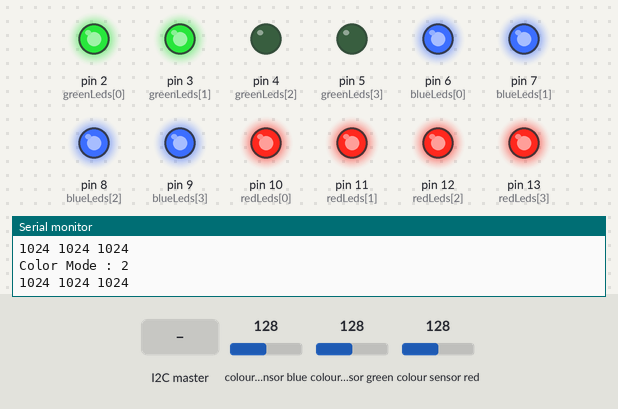
This sketch was run on a simulated Arduino Uno, built with avr-gcc and run on an emulated ATmega328P. Parts: output pins drawn as LEDs (lit = HIGH), the last lines printed to the serial monitor. Dashed ring = blinking. The test bench sets the inputs (shaded band); at power-on: colour sensor blue 128, colour sensor green 128, colour sensor red 128. Random numbers use the default seed unless the sketch sets one.

Above: at 3.8 s.
3.9 s: the I2C master sends the byte 1
At 4.44 s:
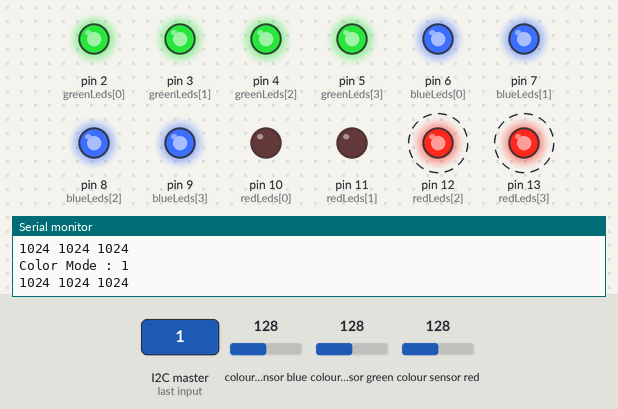
At 5.44 s:
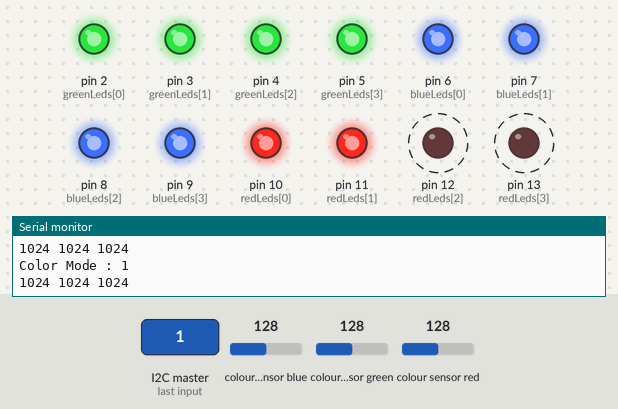
6.9 s: the I2C master sends the byte 0
At 9.8 s:
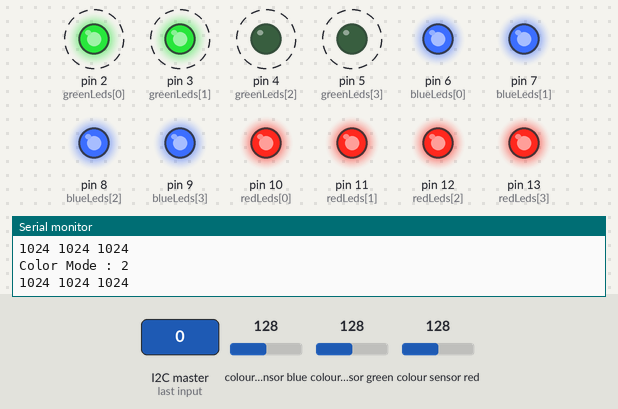
9.9 s: the I2C master sends the byte 90
Timing chart, 0 to 24.7 s (numbered marks = the images above; inputs shaded):
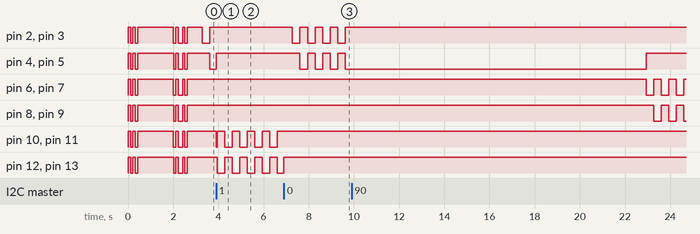

The sketch:

Meteor_Station_test_code.ino
```cpp
//code for meteor slave stations
#include <Wire.h>
#include "Adafruit_TCS34725.h"

int greenLeds[] = {2, 3, 4, 5};
int blueLeds[] = {6, 7, 8, 9};
int redLeds[] = {10, 11, 12, 13};

boolean redStates[] = {1, 1, 0, 0};
boolean greenStates[] = {1, 1, 0, 0};
boolean blueStates[] = {1, 1, 0, 0};

unsigned long time;
unsigned long interval = 250;

byte colorMode = 0;
byte gammatable[256];

// set to false if using a common cathode LED
#define commonAnode false
Adafruit_TCS34725 tcs = Adafruit_TCS34725(TCS34725_INTEGRATIONTIME_50MS, TCS34725_GAIN_4X);

void setup() {
  Serial.begin(9600);
  //slave address of 1
  Wire.begin(1);
  //forward message to triggerEvent function.
  Wire.onReceive(triggerEvent);
  //set our outputs
    for (int i = 0; i < 4; i++) {
    pinMode(redLeds[i], OUTPUT);
    pinMode(greenLeds[i], OUTPUT);
    pinMode(blueLeds[i], OUTPUT);
    digitalWrite(redLeds[i], HIGH);
    digitalWrite(greenLeds[i], HIGH);
    digitalWrite(blueLeds[i], HIGH);
  }
  delay(120);
  if (tcs.begin()) {
    Serial.println("Found sensor");
    flashWhite();
     delay(500);
  }
  else {
    Serial.println("No TCS34725 found ... check your connections");
  }

  // thanks PhilB for this gamma table!
  // it helps convert RGB colors to what humans see
  for (int i = 0; i < 256; i++) {
    float x = i;
    x /= 255;
    x = pow(x, 2.5);
    x *= 255;
    if (commonAnode) {
      gammatable[i] = 255 - x;
    } else {
      gammatable[i] = x;
    }
  }
  delay(1000);
  flashWhite();
  flashWhite();
}

void readColors() {
  uint16_t clear, red, green, blue;
  tcs.setInterrupt(false);// turn on LED
  delay(60);  // takes 50ms to read
  tcs.getRawData(&red, &green, &blue, &clear);
  tcs.setInterrupt(false);  // turn off LED
  uint32_t sum = clear;
  Serial.print(red ); Serial.print(" "); Serial.print(green); Serial.print(" ");  Serial.println(blue );

  if (red > 110 && colorMode == 1 && red > blue + green) {
    //if red is detected
    Serial.println("RED DETECTED");
    colorMode = 0;
    flashWhite();
    flashWhite();
    delay(3000);
  }
  else if (green > 110 && colorMode == 2 && green > blue + red) {
    //if green is detected
    Serial.println("GREEN DETECTED");
    colorMode = 0;
    flashWhite();
    flashWhite();
    delay(3000);
  }
  else if (blue > 110 && colorMode == 3 && blue > red + green) {
    //if blue is detected
    Serial.println("BLUE DETECTED");
    colorMode = 0;
    flashWhite();
    flashWhite();
    delay(3000);
  }
}

void triggerEvent(int port) {
  if (Wire.available()) {
    while (Wire.available()) {
      //setMeteor(Wire.read());
      colorMode = Wire.read();
      meteorPulse(colorMode);
    }
  }
}

void meteorPulse(byte _colorMode) {
  Serial.print("Color Mode : ");
  Serial.println(_colorMode);
  if (_colorMode == 0) {
    for (int i = 0; i < 4; i++) {

      digitalWrite(redLeds[i], HIGH);
      digitalWrite(greenLeds[i], HIGH);
      digitalWrite(blueLeds[i], HIGH);
    }
  }
  else if (_colorMode == 1) {
    for (int i = 0; i < 4; i++) {
      digitalWrite(greenLeds[i], HIGH);
      digitalWrite(blueLeds[i], HIGH);
      redStates[i] = !redStates[i];
      digitalWrite(redLeds[i], redStates[i]);
    }
  }
  else if (_colorMode == 2) {
    for (int i = 0; i < 4; i++) {
      digitalWrite(redLeds[i], HIGH);
      digitalWrite(blueLeds[i], HIGH);
      greenStates[i] = !greenStates[i];
      digitalWrite(greenLeds[i], greenStates[i]);
    }
  }
  else if (_colorMode == 3) {
    for (int i = 0; i < 4; i++) {
      digitalWrite(redLeds[i], HIGH);
      digitalWrite(greenLeds[i], HIGH);
      blueStates[i] = !blueStates[i];
      digitalWrite(blueLeds[i], blueStates[i]);
    }
  }
}

void flashWhite() {
  for (int i = 0; i < 4; i++) {
    digitalWrite(redLeds[i], LOW);
    digitalWrite(greenLeds[i], LOW);
    digitalWrite(blueLeds[i], LOW);

  }
  delay(100);
  for (int i = 0; i < 4; i++) {
    digitalWrite(redLeds[i], HIGH);
    digitalWrite(greenLeds[i], HIGH);
    digitalWrite(blueLeds[i], HIGH);

  }
  delay(100);
  for (int i = 0; i < 4; i++) {
    digitalWrite(redLeds[i], LOW);
    digitalWrite(greenLeds[i], LOW);
    digitalWrite(blueLeds[i], LOW);

  }
  delay(100);
  for (int i = 0; i < 4; i++) {
    digitalWrite(redLeds[i], HIGH);
    digitalWrite(greenLeds[i], HIGH);
    digitalWrite(blueLeds[i], HIGH);

  }
}

int counter = 0;

void proof_of_concept()
{
  time = millis();
  while (1) {
    readColors();
    if (time + interval < millis()) {
      //int num = random(0, 11);
      meteorPulse(colorMode);
      time = millis();
      if (colorMode == 0) {
          colorMode = random(1, 3);
        }
      if (counter == 59) {

        colorMode = (colorMode + 1) % 4;
      }
      counter = (counter + 1) % 60;
    }
  }
}


void loop() {
  proof_of_concept();
}
```

Measured:
- after the input at 3.9 s, pin 10 (redLeds[0]), pin 11 (redLeds[1]): HIGH → LOW at once, then repeats every 0.67 s: HIGH 0.33 s, LOW 0.33 s; pin 12 (redLeds[2]), pin 13 (redLeds[3]): alternates HIGH for 0.33 s and LOW for 0.33 s, starting after 0.05 s
- after the input at 6.9 s, pin 2 (greenLeds[0]), pin 3 (greenLeds[1]): alternates HIGH for 0.33 s and LOW for 0.33 s, starting after 0.38 s; pin 4 (greenLeds[2]), pin 5 (greenLeds[3]): alternates HIGH for 0.33 s and LOW for 0.33 s, starting after 0.71 s
